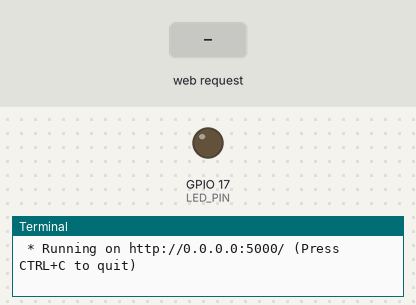
The program below on a simulated Raspberry Pi (BCM pin numbers). On the bench: output pins drawn as LEDs (lit = HIGH), the last lines printed to the terminal. The test bench sets the inputs (shaded band). The clock reads 2024-03-15 10:24:30 at power-on unless the program sets it.

Above: at 1.2 s.
1.3 s: HTTP request for /led/on received
At 1.7 s:
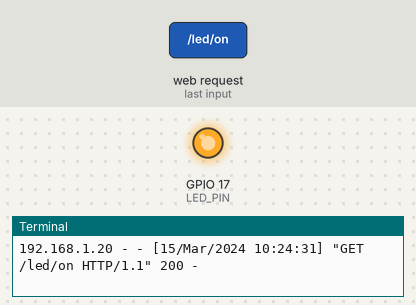
4.3 s: HTTP request for /led/off received
At 5.2 s:
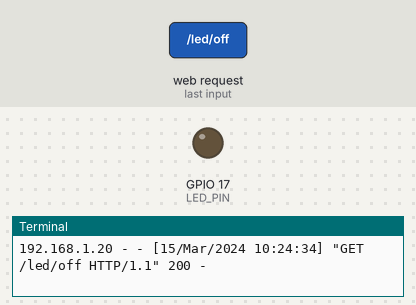
Timing chart, 0 to 7.3 s (numbered marks = the images above; inputs shaded):
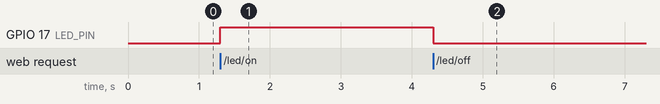

Measured:
- after the input at 1.3 s, GPIO 17 (LED_PIN): LOW → HIGH at once
- after the input at 4.3 s, GPIO 17 (LED_PIN): HIGH → LOW at once

The program:

flask_led.py
```python
from flask import Flask
import RPi.GPIO as GPIO

LED_PIN = 17
GPIO.setmode(GPIO.BCM)
GPIO.setup(LED_PIN, GPIO.OUT)
app = Flask(__name__) #__name__은 파일명

#라우팅(함수로 연결해주는 것?)을 위한 뷰 함수

#p 태그는 문단
@app.route("/")
def hello():
    return '''
    <p>Hello, Flask!!<p>
    <a href = "/led/on">LED ON</a>
    <a href = "/led/off">LED OFF</a>
     '''  #웹페이지에 보여줄 내용

#동적 라우팅(코드를 간결하게 만들 때 사용할 수 있음)
@app.route("/led/<op>") #중요한 건 여기!
def led_op(op):    #함수명은 상관 없음(겹치지만 않게!)
    if op == "on": #밖의 라우팅 부분과 안의 함수에서는 변수 공유 안됨
        GPIO.output(LED_PIN, GPIO.HIGH)
        return '''
        <p>LED ON<p>
        <a href = "/">Go Home</a>
        '''  #웹페이지에 보여줄 내용
    elif op == "off":
        GPIO.output(LED_PIN, GPIO.LOW)
        return '''
        <p>LED OFF<p>
        <a href = "/">Go Home</a>
         '''

#터미널에서 직접 실행
if __name__ == "__main__": #파이썬에서 main 파일은 컴퓨터에서 직접 실행/다른 데서 날 부르기?
    app.run(host = '0.0.0.0') #또는 로컬

#라즈베리파이 말고 노트북에서 실행할거면 라즈베리파이 주소 쓰고 : 쓴 다음에 5000 쓰면 끝
```
